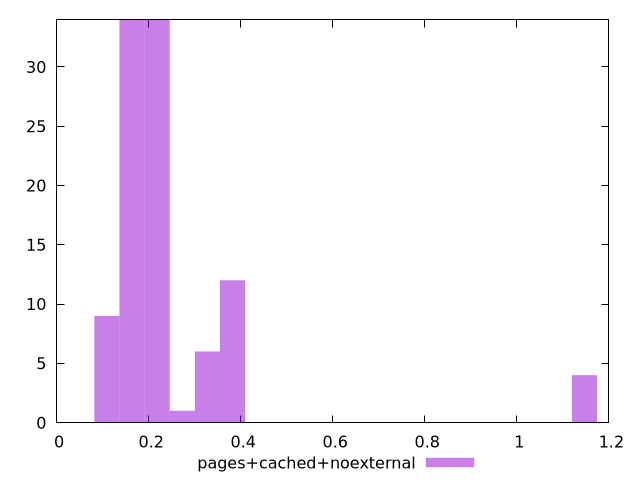

The gnuplot source for this figure:
$_pagesCachedNoexternal <<EOF
1.1469234486850495 4
0.21846160927334277 34
0.16384620695500707 34
0.32769241391001414 6
0.10923080463667138 9
0.38230781622834986 12
0.27307701159167846 1
EOF
set key outside below
set terminal pngcairo
set output "report_00006_2020-11-02T20-21-41.718Z/cumulative-layout-shift/pages+cached+noexternal//raw_hist.png"
set yrange [0:34]
set boxwidth 0.05461540231833569
set style fill transparent solid 0.5 noborder
plot $_pagesCachedNoexternal title "pages+cached+noexternal" with boxes ,
